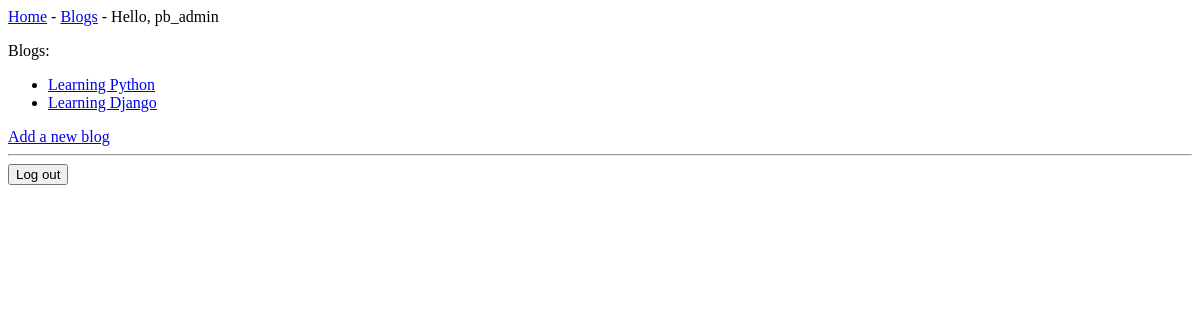
The app's page /blogs/ (signed in), older data.
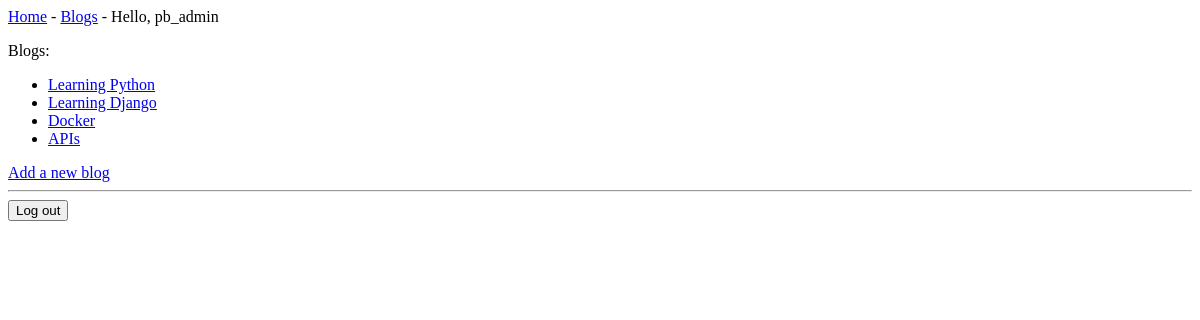
The same page, newer data.
### blogs/models.py (models this page shows, shortened)
class Blog(models.Model):
    text = models.CharField(max_length=200)
    date_added = models.DateTimeField(auto_now_add=True)

### blogs/views.py (the view)
# urls.py: path('', include('blogs.urls')),
def blogs(request):
    blogs = Blog.objects.order_by('date_added')
    context = {'blogs':blogs}
    return render(request, 'blogs/blogs.html', context)

### blogs/templates/blogs/blogs.html
{% extends 'blogs/base.html' %}
{% block content %}
<p>Blogs:</p>
<ul>
    {% for blog in blogs %}
      <li><a href="{% url 'blogs:blog' blog.id %}">{{ blog.text }}</a></li>
    {% empty %}
      <li>No blogs have been added yet.</li>
    {% endfor %}
</ul>
<a href="{% url 'blogs:new_blog' %}">Add a new blog</a>
{% endblock content %}

### blogs/templates/blogs/base.html (shortened to what this page needs)
<p>
    <a href="{% url 'blogs:index' %}">Home</a> -
    <a href="{% url 'blogs:blogs' %}">Blogs</a> -
    {% if user.is_authenticated %}
      Hello, {{ user.username }}
    {% else %}
      <a href="{% url 'accounts:register' %}">Register</a> -
      <a href="{% url 'accounts:login' %}">Log in</a>
    {% endif %}
</p>
{% block content %}{% endblock content %}
{% if user.is_authenticated %}
  <hr />
  <form action="{% url 'accounts:logout' %}" method='post'>
    <button name='submit'>Log out</button>
  </form>
{% endif %}

Row changes from the older to the newer data that the page shows:
added Blog: text "Docker"
added Blog: text "APIs"
